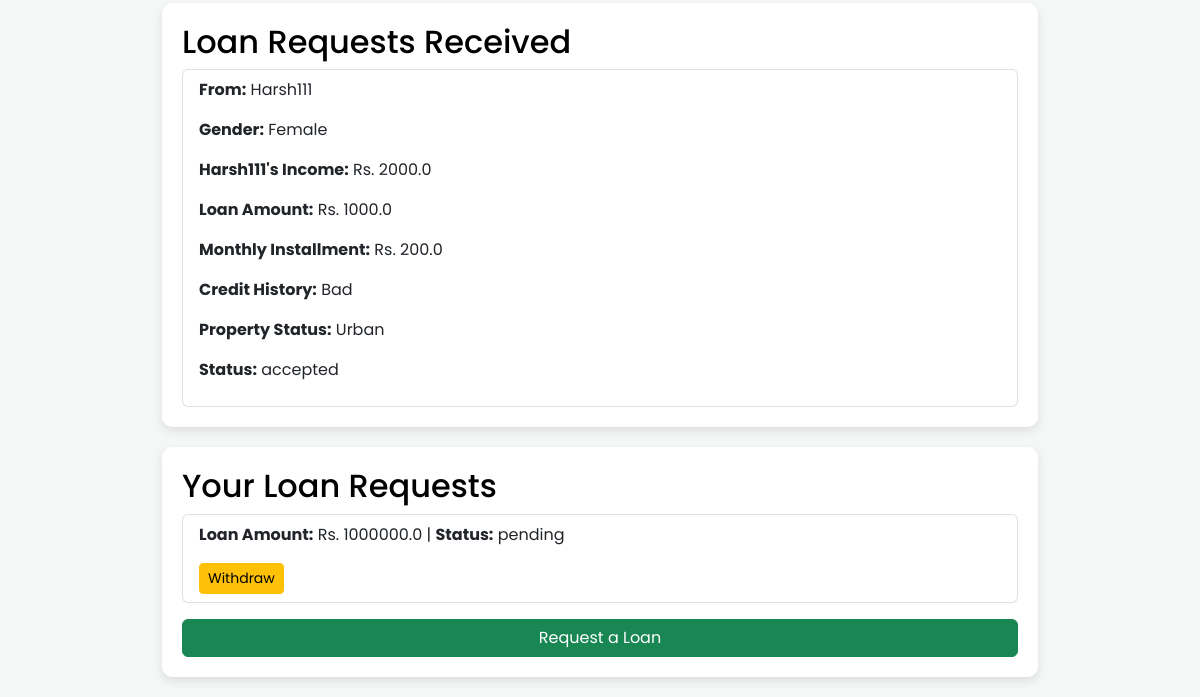
Page /dashboard (signed in, lower part) on the earlier database version.
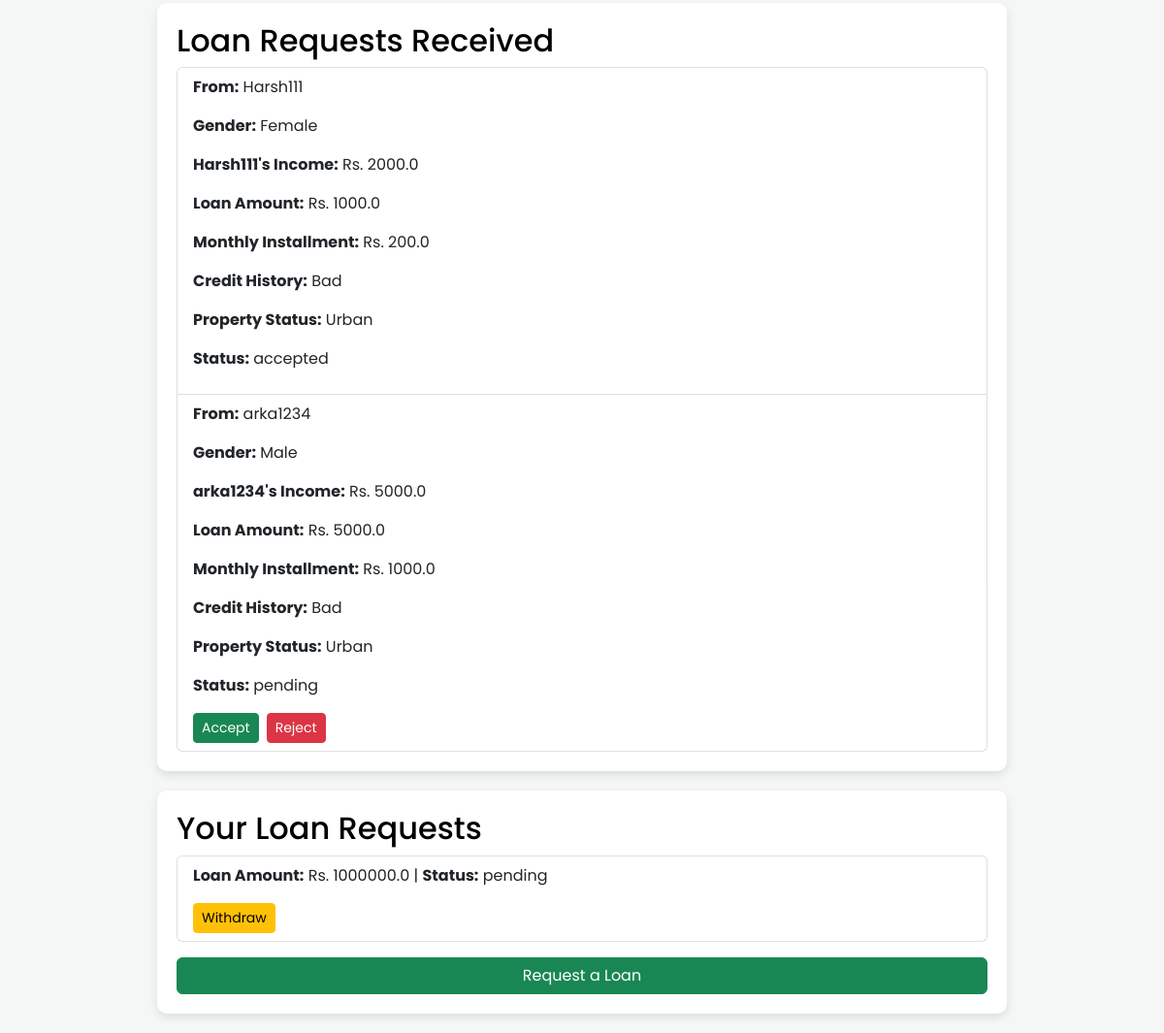
Same page on the later database version.
### app.py (models this page shows)
class LoanRequest(db.Model):
    id = db.Column(db.Integer, primary_key=True)
    borrower_id = db.Column(db.Integer, db.ForeignKey('user.id'), nullable=False)
    lender_username = db.Column(db.String(150), nullable=False)
    userGender = db.Column(db.String(50))              # Gender
    maritalStatus = db.Column(db.String(50))        # Marital Status
    dependentsNo = db.Column(db.String(50))         # Dependents
    educationLevel = db.Column(db.String(50))            # Education
    employeeStatus = db.Column(db.String(50))           # Employed
    userIncome = db.Column(db.Float)                    # Income
    spouseIncome = db.Column(db.Float)            # Spouse's Income
    loanAmount = db.Column(db.Float)               # Loan Amount
    loanInstallment = db.Column(db.Float)         # Monthly Installment
    creditHistory = db.Column(db.Float)        # Credit History
    propertyStatus = db.Column(db.String(50))              # Property
    status = db.Column(db.String(50), default="pending")  # pending, accepted, rejected, withdrawn
    borrower = db.relationship('User', backref=db.backref('loan_requests', lazy=True))

class User(db.Model):
    id = db.Column(db.Integer, primary_key=True)
    username = db.Column(db.String(150), unique=True, nullable=False)
    password = db.Column(db.String(200), nullable=False)
    is_admin = db.Column(db.Boolean, default=False)
    is_blocked = db.Column(db.Boolean, default=False)

### app.py (the view, shortened to what this page needs)
@app.route('/dashboard', methods=['GET', 'POST'])
def dashboard():
    if 'user' not in session:
        flash('Please log in to access the dashboard!')
        return redirect(url_for('login'))
    prediction_text = ""
    user = User.query.filter_by(username=session['user']).first()
    lender_requests = LoanRequest.query.filter_by(lender_username=session['user']).all()
    borrower_requests = LoanRequest.query.filter_by(borrower_id=user.id).all()
    print("\n🔎 Checking Loan Requests Data:")
    for req in lender_requests:
        print(f"📌 Borrower: {req.borrower.username}")
        print(f"🧑 Gender: {req.userGender}")
        print(f"💰 Income: {req.userIncome}")
        print(f"🏠 Property Status: {req.propertyStatus}")
        print("--------------------------------------------------")
    return render_template('dashboard.html', prediction_text=prediction_text,
                           lender_requests=lender_requests, borrower_requests=borrower_requests)

### templates/dashboard.html (shortened to what this page needs)
<!DOCTYPE html>
<html lang="en" data-theme="light">
<head>
  <link href="https://cdn.jsdelivr.net/npm/bootstrap@5.2.3/dist/css/bootstrap.min.css" rel="stylesheet">
</head>
<body onload="loadTheme()">
  <div class="container">
    <div class="section">
      <h2>Loan Requests Received</h2>
      {% if lender_requests %}
      <div class="list-group">
          {% for req in lender_requests %}
          <div class="list-group-item loan-request">
              <p><strong>From:</strong> {{ req.borrower.username }}</p>
              <p><strong>Gender:</strong> {{ req.userGender }}</p>
              <p><strong>{{ req.borrower.username }}'s Income:</strong> Rs. {{ req.userIncome }}</p>
              <p><strong>Loan Amount:</strong> Rs. {{ req.loanAmount }}</p>
              <p><strong>Monthly Installment:</strong> Rs. {{ req.loanInstallment }}</p>
              <p><strong>Credit History:</strong> {{ "Good" if req.borrower.creditHistory == 1 else "Bad" }}</p>
              <p><strong>Property Status:</strong> {{ req.propertyStatus }}</p>
              <p><strong>Status:</strong> {{ req.status }}</p>
              {% if req.status == 'pending' %}
              <div class="d-flex gap-2">
                  <form action="{{ url_for('accept_loan', loan_id=req.id) }}" method="post">
                      <button type="submit" class="btn btn-success btn-sm">Accept</button>
                  </form>
                  <form action="{{ url_for('reject_loan', loan_id=req.id) }}" method="post">
                      <button type="submit" class="btn btn-danger btn-sm">Reject</button>
                  </form>
              </div>
              {% endif %}
          </div>
          {% endfor %}
      </div>
      {% else %}
      <p class="text-muted">No loan requests received.</p>
      {% endif %}
  </div>
    <div class="section">
      <h2>Your Loan Requests</h2>
      {% if borrower_requests %}
      <div class="list-group">
        {% for req in borrower_requests %}
        <div class="list-group-item loan-request">
          <p><strong>Loan Amount:</strong> Rs. {{ req.loanAmount }} | <strong>Status:</strong> {{ req.status }}</p>
          {% if req.status == 'pending' %}
          <form action="{{ url_for('withdraw_loan', loan_id=req.id) }}" method="post">
            <button type="submit" class="btn btn-warning btn-sm">Withdraw</button>
          </form>
          {% endif %}
        </div>
        {% endfor %}
      </div>
      {% else %}
      <p class="text-muted">No active loan requests.</p>
      {% endif %}
      <div class="mt-3">
        <a href="{{ url_for('request_loan') }}" class="btn btn-success w-100">Request a Loan</a>
      </div>
    </div>
  </div>
</body>
</html>

Differences in the rows shown:
added LoanRequest: borrower.username "arka1234", userGender "Male", userIncome "5000.0", loanAmount "5000.0", loanInstallment "1000.0", borrower "Bad", propertyStatus "Urban", status "pending", shown under "Loan Requests Received"
